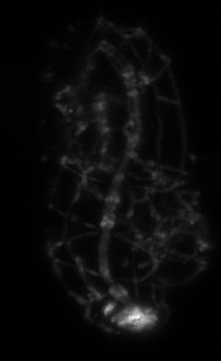
%> input picture SampleImages/CElegans_Test.tif, 221 x 361 px
$ octave --eval "result = BradleyAutoParams(imread('../../../../../SampleImages/CElegans_Test.tif'));"   (GNU Octave 9; MATLAB toolbox functions it lacks are replaced by stand-ins)
%> lines starting %> are read from the running program, lines starting %| are printed output that depends on the picture
function pVec = BradleyAutoParams(I)
% BRADLEYAUTOPARAMS will estimate a radius to use for the window size of an
% adaptive thresholding method. This window size needs to be larger than
% the features the user is interested in finding. Therefore, this function
% will estimate a radius based off of the most common frequency present in
% the laplacian of the image. This frequency would suggest
    I  = double(I);
    Ig = imgaussfilt(I, 1, 'Padding','symmetric');
    k  = [0 1 0; 1 -4 1; 0 1 0];
    L  = imfilter(Ig, k, 'symmetric');
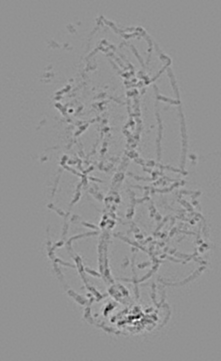
%> L: size 361x221 double; min -188.5, max 138.5, mean 0; drawn with min black and max white

    % Median filtering the laplacian and computing the FFT
    L_mf = medfilt2(L, [3 3], 'symmetric');
    F    = fft2(L_mf);

    % Finding the most common frequency to determine feature size
    F    = real(F);
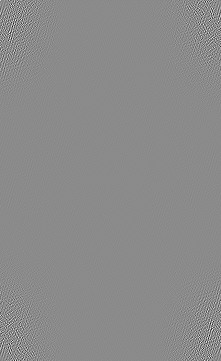
%> F: size 361x221 double; min -22463.5, max 18755.3, mean -0.3; drawn with min black and max white
    F    = abs(F(:));
    [N, edges] = histcounts(F);
%> N = 225 values, max 14992 at index 1, min 0 at index 129, mean 354.6; edges = 226 values from 0 to 22500
    [~, idx]   = max(N);
%> idx = 1
    diam       = edges(idx+1);
%> diam = 100
    radius     = ceil(diam/2);
%> radius = 50

    % KMeans to find the threshold value of foreground
    I_mf   = medfilt2(I, 'symmetric');
    [~, C] = kmeans(I_mf(:), 2);
%> C = [42.71; 289.4]
    th     = max(C);
%> th = 289.4

    % Radius, threshold, and shrink factor
    pVec       = [radius th 0.5];
%> pVec = [50 289.4 0.5]
end
